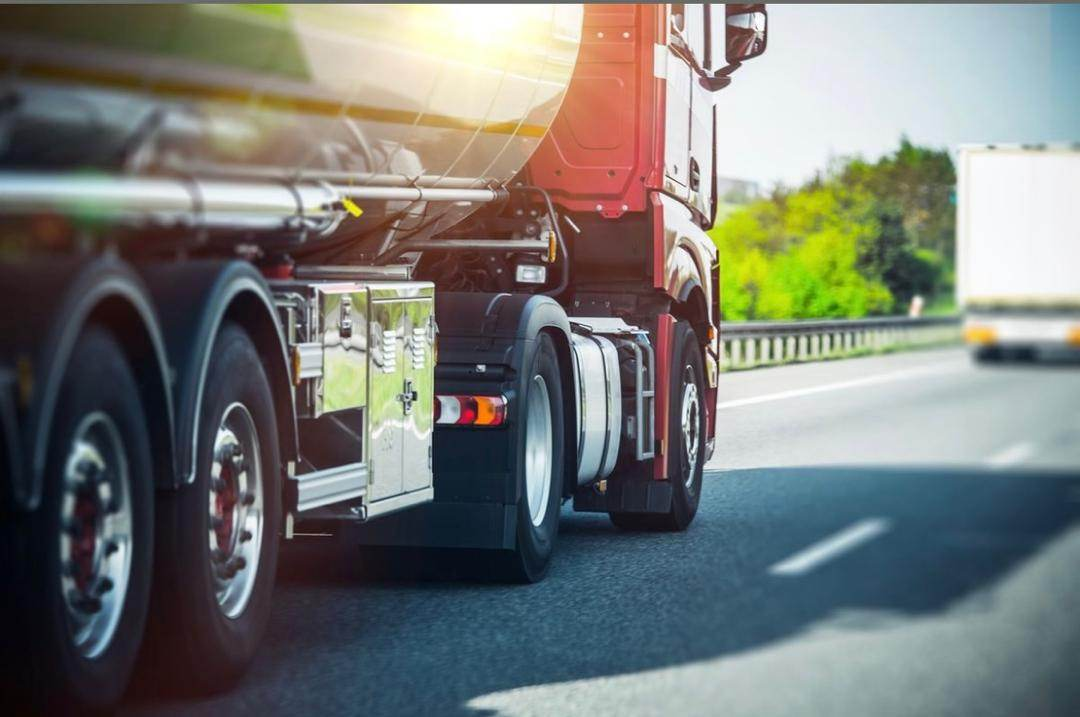
#> input picture IMAGES/truck-1-1080.jpg, 1080 x 717 px, given in place of diesel truck 1.jpeg, which was not available; the run also reads 1 picture not shown here
$ python optimize_images.py
#> lines starting #> are read from the running program, lines starting #| are printed output that depends on the picture
#!/usr/bin/env python3
"""Generate optimised WebP + JPEG derivatives, og-image and favicons.

Usage (from repo root): python3 tools/optimize_images.py
Requires Pillow. Originals in IMAGES/ are only read, never written.
Outputs are deterministic, so running twice gives the same files.
"""
from pathlib import Path

from PIL import Image

ROOT = Path(__file__).resolve().parent.parent
IMG = ROOT / "IMAGES"
WIDTHS = [480, 800, 1200, 1600]


def load(name):
#> called with name = 'diesel truck 1.jpeg'
    return Image.open(IMG / name).convert("RGB")
#> returned value is the input picture: PIL image 1080x717 RGB; mean R, G, B 118.6, 121.5, 117.6


def save_pair(im, stem):
    im.save(IMG / f"{stem}.webp", "WEBP", quality=78, method=6)
    im.save(IMG / f"{stem}.jpg", "JPEG", quality=68, optimize=True, progressive=True)


def resized(im, width):
    h = round(im.height * width / im.width)
    return im.resize((width, h), Image.LANCZOS)


def responsive(im, prefix):
    """Write width variants, never upscaling; the source width is the largest."""
#> called with prefix = 'truck-1'
    widths = [w for w in WIDTHS if w < im.width] + [im.width]
#> widths = [480, 800, 1080]
    for w in widths:
        save_pair(im if w == im.width else resized(im, w), f"{prefix}-{w}")


def main():
    t1 = load("diesel truck 1.jpeg")
    t2 = load("diesel truck 2.jpeg")
    logo = load("logo.jpeg")

    responsive(t1, "truck-1")
    responsive(t2, "truck-2")
    responsive(logo, "logo")

    # Art-directed portrait crop of truck 1 (4:5), keeps the cab and tanker wheels.
    mobile = t1.crop((250, 0, 250 + 574, 717))
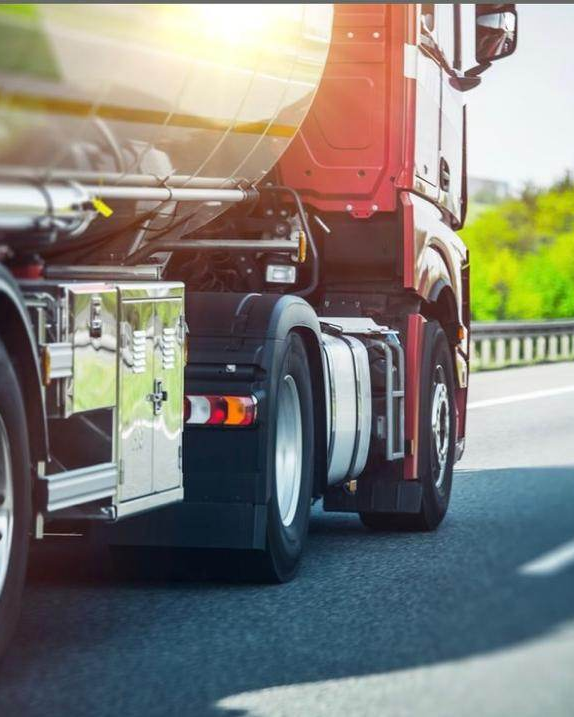
#> mobile: PIL image 574x717 RGB; mean R, G, B 129.6, 127.4, 120.6
    for w in (480, 574):
        save_pair(mobile if w == 574 else resized(mobile, w), f"truck-1-mobile-{w}")

    # Open Graph image, 1200x630. Source is 1080 wide so this is a slight upscale.
    og = t1.crop((0, 75, 1080, 75 + 567)).resize((1200, 630), Image.LANCZOS)
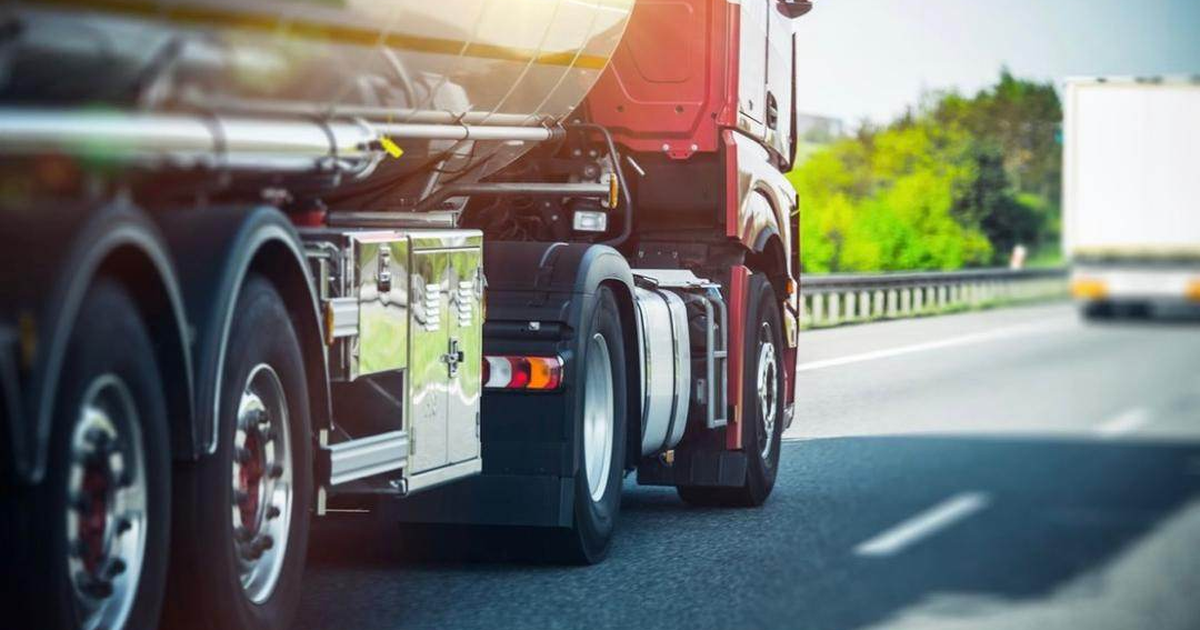
#> og: PIL image 1200x630 RGB; mean R, G, B 115.1, 117.6, 113.5
    og.save(IMG / "og-image.jpg", "JPEG", quality=82, optimize=True, progressive=True)

    # Favicons from the gear and flame mark at the left of the logo.
    icon = logo.crop((15, 60, 415, 460))
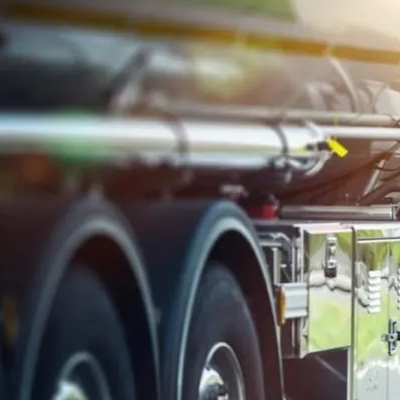
#> icon: PIL image 400x400 RGB; mean R, G, B 104.8, 101.6, 96.4
    icon.resize((32, 32), Image.LANCZOS).save(IMG / "favicon-32.png", optimize=True)
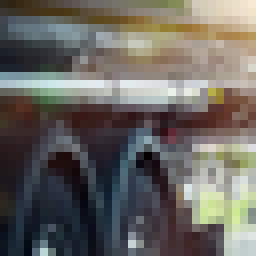
#> saved as favicon-32.png: PIL image 32x32 RGB (shown 8 times larger); mean R, G, B 104.8, 101.6, 96.4
    icon.resize((180, 180), Image.LANCZOS).save(IMG / "apple-touch-icon.png", optimize=True)
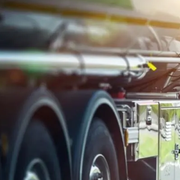
#> saved as apple-touch-icon.png: PIL image 180x180 RGB; mean R, G, B 104.8, 101.6, 96.4
    icon.resize((48, 48), Image.LANCZOS).save(
        IMG / "favicon.ico", sizes=[(16, 16), (32, 32), (48, 48)]
    )
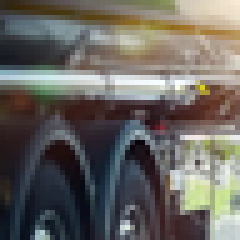
#> saved as favicon.ico: PIL image 48x48 RGB (shown 5 times larger); mean R, G, B 104.8, 101.6, 96.4


if __name__ == "__main__":
    main()
